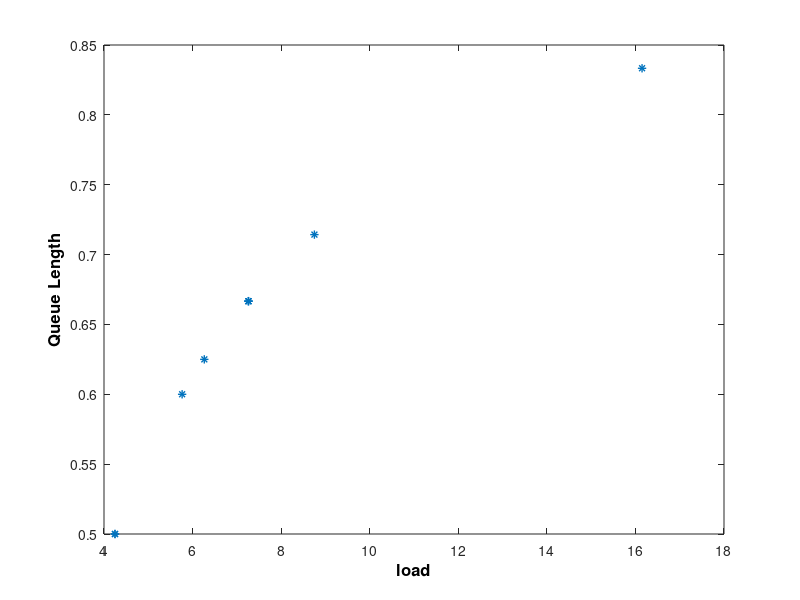

Recreate this plot in MATLAB.
%%%%%%%% M Nishkal Gupta%%%%%%%%%%
%%%%%%%Q1(d)%%%%%%%%%%%
L=[]%empty vector to store L values for each iterations
A=[]%empty vector to store the load values for each iteration
lambda=[1,2,3,4,5,10,20,50,100]
mu=[2,3,5,6,8,20,30,70,120]
Palpha=0.05%probability for alpha is same for all casses
for i=1:9
    load=lambda(i)/mu(i);%formula for load
    l=(log(Palpha/(1-Palpha)*load)/log(load))-1;%formula for finding L
    L=[L,l];
    A=[A,load];
end
disp('minimum L value required i.e queue length, we can floor the values below to get proper integer values')
disp(L)
disp('load values')
disp(A)

%%%%%Q1(e)%%%%%%%
%plotting L w.r.t load values A%%%%%%
figure
plot(L,A,"*",'LineWidth',1)
xlabel('load','FontSize',12,'FontWeight','bold','Color','k'),
ylabel('Queue Length','FontSize',12,'FontWeight','bold','Color','k')


